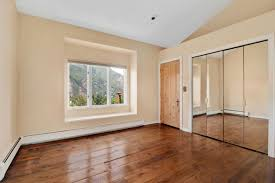
#> input picture images/unfurbished.jpeg, 275 x 183 px
$ jupyter execute AI_Proj_2.ipynb
#> lines starting #> are read from the running program, lines starting #| are printed output that depends on the picture
[cell 1]
import numpy as np
import pandas as pd
import matplotlib.pyplot as plt
import cv2
from sklearn.cluster import KMeans

[cell 2]
img = cv2.imread('./images/unfurbished.jpeg')
#> img is the input picture: shape (183, 275, 3); mean B, G, R 133.3, 153.9, 177
plt.imshow(img) # shows in BGR, convert to RGB

[cell 3]
img = cv2.cvtColor(img, cv2.COLOR_BGR2RGB)
plt.imshow(img)

[cell 4]
img2 = img.reshape((img.shape[1] * img.shape[0], 3))

[cell 5]
kmeans = KMeans(n_clusters = 5) # arbitrary number of clusters
s = kmeans.fit(img2)

[cell 6]
labels = kmeans.labels_
print(labels)
labels = list(labels)

[cell 7]
centroid = kmeans.cluster_centers_
print(centroid)

[cell 8]
percent = []
for i in range(len(centroid)):
    j = labels.count(i)
    j /= len(labels)
    percent.append(j)
print(percent)

[cell 9]
def rgb_to_hex(rgb):
    return '#{:02x}{:02x}{:02x}'.format(int(rgb[0]), int(rgb[1]), int(rgb[2]))
hex_colors = [rgb_to_hex(color) for color in centroid]

[cell 10]
hex_colors = [rgb_to_hex(color) for color in centroid]
plt.pie(percent, colors=np.array(centroid/255), labels=hex_colors)
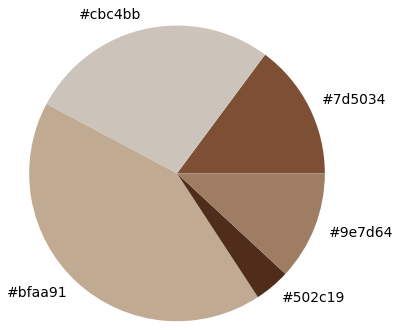
#> figure drawn by matplotlib, 1 panel

[cell 11]
fig, ax = plt.subplots(1, 2, figsize=(12, 8))  # Adjust figure size

# Left Subplot: Display the original image using imshow
ax[0].imshow(img)
ax[0].axis('off')  # Hide the axes for the image
ax[0].set_title("Original Image")

# Right Subplot: Display the pie chart
ax[1].pie(percent, colors=np.array(centroid / 255), labels=hex_colors, wedgeprops=dict(width=1))
ax[1].set_title("Color Distribution")

# Adjust the layout
plt.subplots_adjust(wspace=0.3)  # Add space between subplots
plt.show()
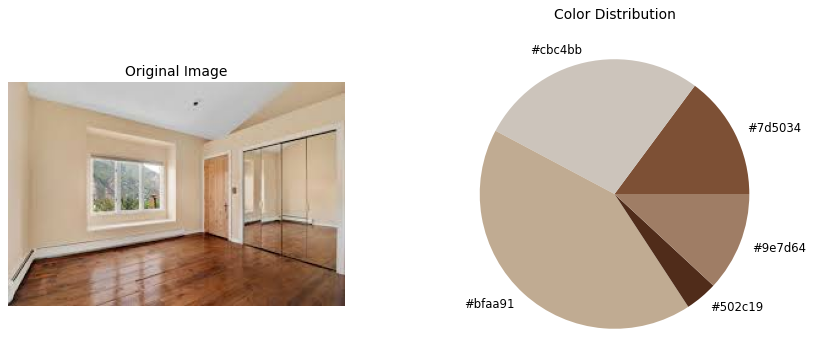
#> figure drawn by matplotlib, 2 panels
